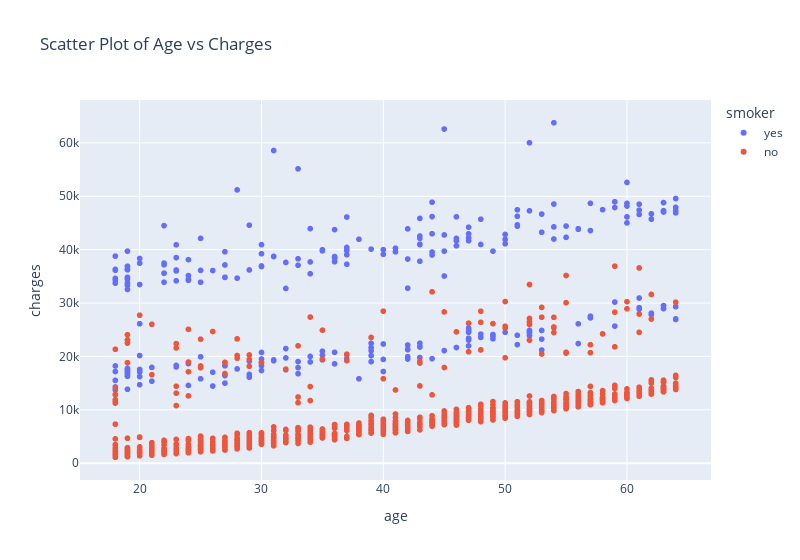

The code cell stored with this chart in its notebook:
### Markdown cell above
Data Analysis/ Visualization

### Code cell
fig = px.scatter(data, x='age', y='charges', color='smoker', title='Scatter Plot of Age vs Charges')
fig.show()

### Figure 1 — Plotly figure (JSON) as saved in the notebook; plotly's stock layout.template omitted (floating-point values rounded to 4 significant figures; data arrays with more than 128 entries replaced by an {"elided": "..."} marker saying what was removed)
{"data": [{"hovertemplate": "smoker=yes<br>age=%{x}<br>charges=%{y}<extra></extra>", "legendgroup": "yes", "marker": {"color": "#636efa", "symbol": "circle"}, "mode": "markers", "name": "yes", "showlegend": true, "type": "scattergl", "x": {"elided": "274 int values"}, "xaxis": "x", "y": {"elided": "274 float values"}, "yaxis": "y"}, {"hovertemplate": "smoker=no<br>age=%{x}<br>charges=%{y}<extra></extra>", "legendgroup": "no", "marker": {"color": "#EF553B", "symbol": "circle"}, "mode": "markers", "name": "no", "showlegend": true, "type": "scattergl", "x": {"elided": "1064 int values"}, "xaxis": "x", "y": {"elided": "1064 float values"}, "yaxis": "y"}], "layout": {"legend": {"title": {"text": "smoker"}, "tracegroupgap": 0}, "title": {"text": "Scatter Plot of Age vs Charges"}, "width": 800, "xaxis": {"anchor": "y", "domain": [0, 1], "title": {"text": "age"}}, "yaxis": {"anchor": "x", "domain": [0, 1], "title": {"text": "charges"}}}}
